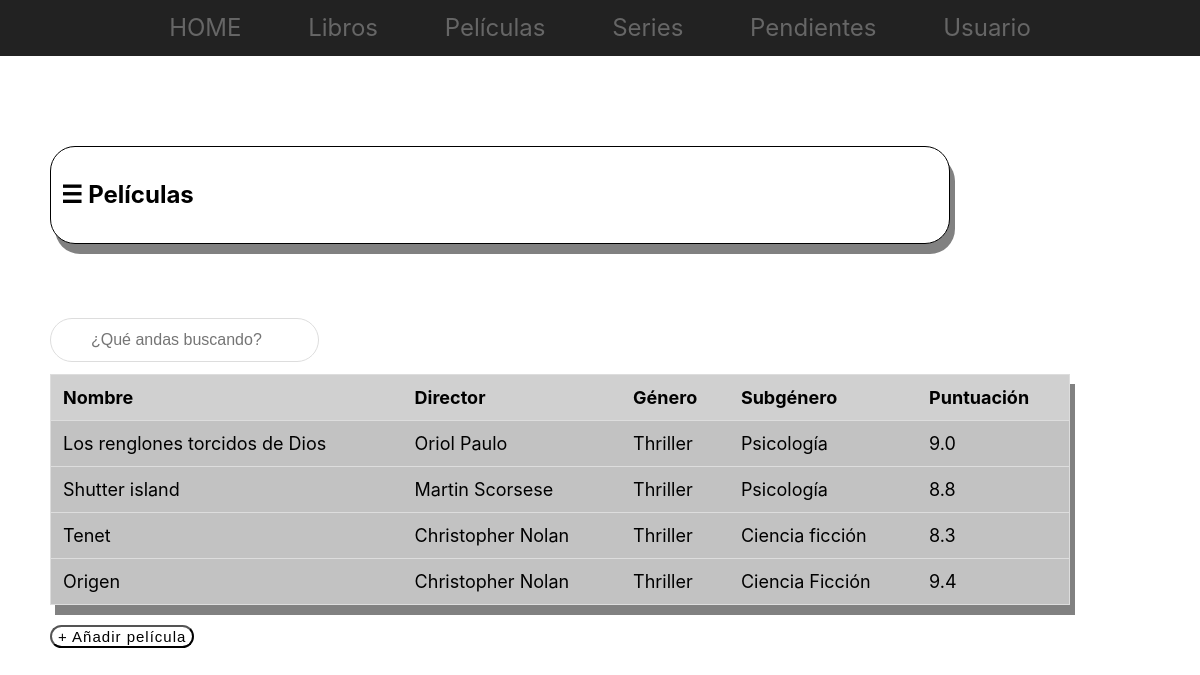
Screenshot of /catalogo/peliculas/ (signed in) with the database file from the repository.
### Catalogo/models.py (models this page shows, shortened)
class Pelicula(models.Model):
    nombre = models.CharField(max_length = 50)
    director = models.CharField(max_length = 50)
    genero = models.CharField(max_length = 50)
    subgenero = models.CharField(max_length = 50, blank = True, null = True)
    estreno = models.DateField("Fecha de estreno")
    vista = models.BooleanField()
    visualizacion = models.DateField("Fecha de visualización", blank = True, null = True)
    puntuacion = models.FloatField(blank = True, null = True)
    portada = models.ImageField(upload_to="portadas", height_field=None, width_field=None, max_length=100, blank = True, null = True)
    comentario = models.CharField(max_length = 500, blank = True, null = True)

### Catalogo/views.py (the view)
# urls.py: path('peliculas/', views.peliculas, name = "peliculas"),
@login_required
def peliculas(request):
    lista_pelis = Pelicula.objects.order_by('-visualizacion')[:30]
    context = {'lista_pelis': lista_pelis}
    return render(request, 'Catalogo/peliculas.html', context)

### Catalogo/templates/Catalogo/peliculas.html (shortened to what this page needs)
{% extends "base.html" %}
{% load static %}
    {% block content %}
      <div id="box">
        <h2>&#9776;&nbsp;<b>Películas</b></h2>
      </div>
      <br/><input type="text" id="myInput" onkeyup="myFunction()" placeholder="¿Qué andas buscando?">
      <table id="myTable">
        <tr class="header">
          <th onclick="sortTable(0)">Nombre</th>
          <th onclick="sortTable(1)">Director</th>
          <th onclick="sortTable(2)">Género</th>
          <th onclick="sortTable(3)">Subgénero</th>
          <th onclick="sortTable(4)">Puntuación</th>
        </tr>
        {% if lista_pelis %}
          <tr>
            {% for pelicula in lista_pelis %}
              {% if pelicula.vista == True %}
                <td><a href="{% url 'peliculasDetalle' pelicula.id %}">{{ pelicula.nombre }}</a></td>
                <td>{{ pelicula.director }}</td>
                <td>{{ pelicula.genero }}</td>
                <td>{{ pelicula.subgenero }}</td>
                <td>{{ pelicula.puntuacion }}</td>
              </tr>
              {% endif %}
            {% endfor %}
          {% else %}
            <p>Tienes que leer más.</p>
        {% endif %}
      </table>
      <button id="addButton"><a href="/admin/Catalogo/pelicula/add/">+ Añadir película</a></button>
    {% endblock content %}

### Catalogo/static/Catalogo/base.css (style rules this page uses)
a:link { color: var(--color-text); text-decoration: none; }
#myInput { background-image: url('images/searchicon.png'); background-position: 12px; background-repeat: no-repeat; background-color: #ffffff98; width: auto; font-size: 16px; padding: 12px 20px 12px 40px; border: 1px solid #ddd; margin-bottom: 12px; margin-left: 50; border-radius: 25px; }
#myTable { border-collapse: collapse; width: 85%; border: 1px solid #ddd; font-size: 18px; margin-left: 50; margin-right: 50; margin-bottom: 20; box-shadow: 5px 10px rgba(0, 0, 0, 0.493); }
#myTable th, #myTable td { text-align: left; padding: 12px; background-color: rgba(170, 169, 169, 0.548); }
#myTable tr { border-bottom: 1px solid #ddd; background-color: rgba(192, 192, 192, 0.493); }
#myTable tr.header, #myTable tr:hover { background-color: #ffffff; }
#box { box-sizing: border-box; width: 75%; margin: 50px; background-color: rgb(255, 255, 255); border: 1px solid; padding: 10px; box-shadow: 5px 10px rgba(0, 0, 0, 0.493); border-radius: 25px; }
#addButton { color: rgb(0, 0, 0); background-color: rgba(255, 255, 255, 0.514); font-size: 15; margin-left: 50px; margin-bottom: 50px; letter-spacing:1px; border-radius: 12px; }

### rows the page displays
Pelicula: nombre "Los renglones torcidos de Dios", director "Oriol Paulo", genero "Thriller", subgenero "Psicología", puntuacion "9.0"
Pelicula: nombre "Shutter island", director "Martin Scorsese", genero "Thriller", subgenero "Psicología", puntuacion "8.8"
Pelicula: nombre "Tenet", director "Christopher Nolan", genero "Thriller", subgenero "Ciencia ficción", puntuacion "8.3"
Pelicula: nombre "Origen", director "Christopher Nolan", genero "Thriller", subgenero "Ciencia Ficción", puntuacion "9.4"
